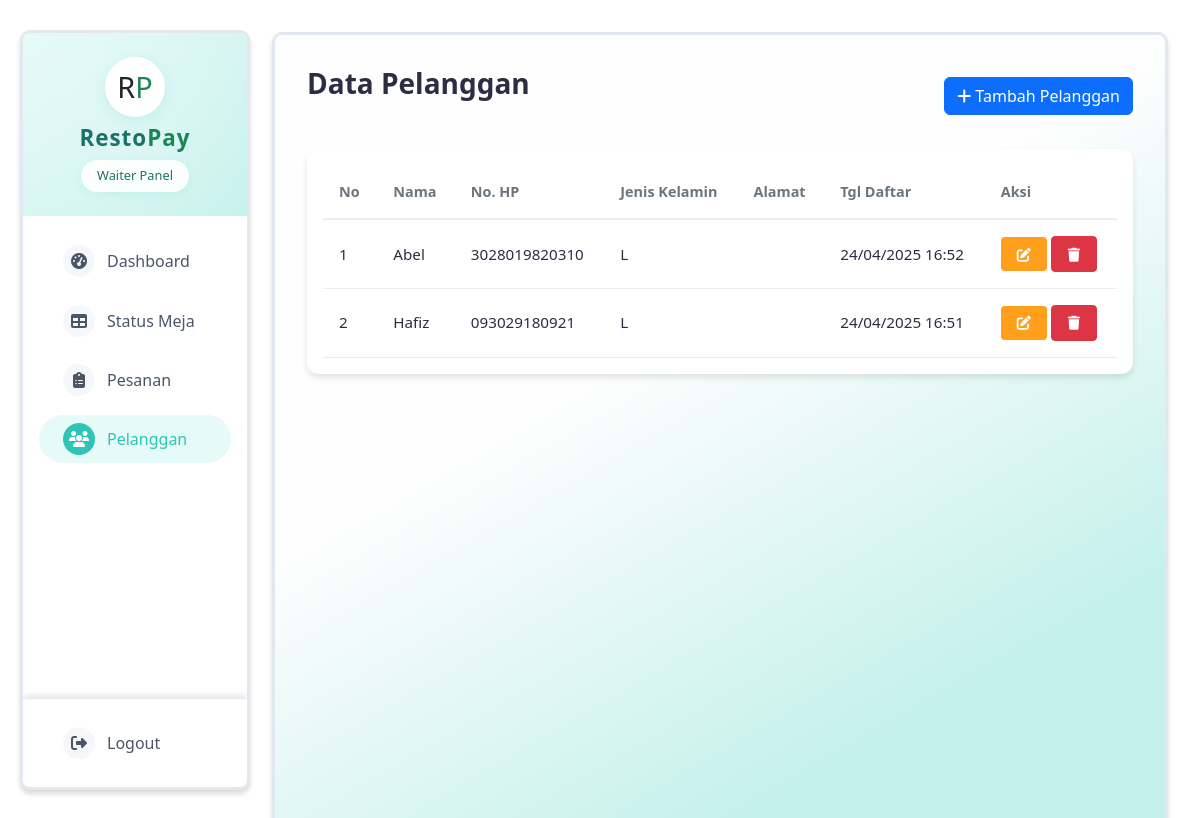
Page /waiter/customers.php (signed in) on the committed database.
### tables this page shows
CREATE TABLE `customers` (
  `id` int(11) NOT NULL,
  `name` varchar(100) NOT NULL,
  `phone` varchar(20) NOT NULL,
  `gender` enum('L','P') NOT NULL,
  `address` text,
  `created_at` timestamp NOT NULL DEFAULT current_timestamp()
);

### waiter/customers.php (the view, shortened to what this page needs)
<?php
require_once '../config/database.php';
$stmt = $pdo->query("SELECT * FROM customers ORDER BY created_at DESC");
$customers = $stmt->fetchAll();
include '../includes/header.php';
?>
<div class="d-flex">
    <?php include '../includes/sidebar.php'; ?>
    <div class="container-fluid">
        <div class="d-flex justify-content-between align-items-center mb-4">
            <h2 class="dashboard-title">Data Pelanggan</h2>
            <button class="btn btn-primary" onclick="showAddModal()">
                <i class="fas fa-plus"></i> Tambah Pelanggan
            </button>
        </div>
        <div class="card">
            <div class="card-body">
                <div class="table-responsive">
                    <table class="table table-hover">
                        <thead>
                            <tr>
                                <th>No</th>
                                <th>Nama</th>
                                <th>No. HP</th>
                                <th>Jenis Kelamin</th>
                                <th>Alamat</th>
                                <th>Tgl Daftar</th>
                                <th>Aksi</th>
                            </tr>
                        </thead>
                        <tbody>
                            <?php
                            if (count($customers) > 0):
                                $no = 1;
                                foreach ($customers as $customer):
                            ?>
                                <tr>
                                    <td><?php echo $no++; ?></td>
                                    <td><?php echo htmlspecialchars($customer['name']); ?></td>
                                    <td><?php echo htmlspecialchars($customer['phone']); ?></td>
                                    <td><?php echo htmlspecialchars($customer['gender']); ?></td>
                                    <td><?php echo htmlspecialchars($customer['address']); ?></td>
                                    <td><?php echo date('d/m/Y H:i', strtotime($customer['created_at'])); ?></td>
                                    <td>
                                        <button class="btn btn-sm btn-warning" onclick="editCustomer(<?php echo htmlspecialchars(json_encode($customer)); ?>)">
                                            <i class="fas fa-edit"></i>
                                        </button>
                                        <button class="btn btn-sm btn-danger" onclick="deleteCustomer(<?php echo $customer['id']; ?>)">
                                            <i class="fas fa-trash"></i>
                                        </button>
                                    </td>
                                </tr>
                            <?php
                                endforeach;
                            else:
                            ?>
                                <tr>
                                    <td colspan="7" class="text-center">Tidak ada data pelanggan</td>
                                </tr>
                            <?php endif; ?>
                        </tbody>
                    </table>
                </div>
            </div>
        </div>
    </div>
</div>
<?php include '../includes/footer.php'; ?>

### waiter/customers.php (style rules this page uses)
:root { --primary-color: #4361ee; --success-color: #2ec4b6; --warning-color: #ff9f1c; --info-color: #4cc9f0; --dark-color: #2b2d42; --light-color: #f8f9fa; --shadow: 0 4px 6px rgba(0, 0, 0, 0.1); }
.container-fluid { background-color: #f5f7fb; min-height: 100vh; padding: 2rem !important; }
.dashboard-title { color: var(--dark-color); font-weight: 600; margin-bottom: 1.5rem; font-size: 1.75rem; }
.card { border: none; border-radius: 12px; box-shadow: var(--shadow); transition: transform 0.2s ease; margin-bottom: 1rem; }
.table { margin: 0; }
.table thead th { border-top: none; border-bottom: 2px solid #e9ecef; color: #6c757d; font-weight: 600; font-size: 0.9rem; padding: 1rem; }
.table td { vertical-align: middle; color: var(--dark-color); font-size: 0.95rem; border-color: #e9ecef; padding: 1rem; }
.btn-sm { padding: 0.4rem 1rem; font-size: 0.875rem; }
.btn-warning { background-color: var(--warning-color); border: none; color: white; }

### includes/sidebar.php (style rules this page uses)
body { margin-left: 240px; background:rgb(255, 255, 255); min-height: 100vh; padding: 2rem; }
.container-fluid { max-width: 100%; padding: 0 1rem; border-radius: 10px; border: 3px solid #e2e8f0; box-shadow: 0 4px 5px rgba(0, 0, 0, 0.15); background: linear-gradient(150deg,rgb(254, 254, 254) 40%, #c5f1ec 80%); }

### rows in the picture
customers: name "Abel", phone "3028019820310", gender "L", created_at "24/04/2025 16:52"
customers: name "Hafiz", phone "093029180921", gender "L", created_at "24/04/2025 16:51"

### other values in the picture
$role "Waiter"
